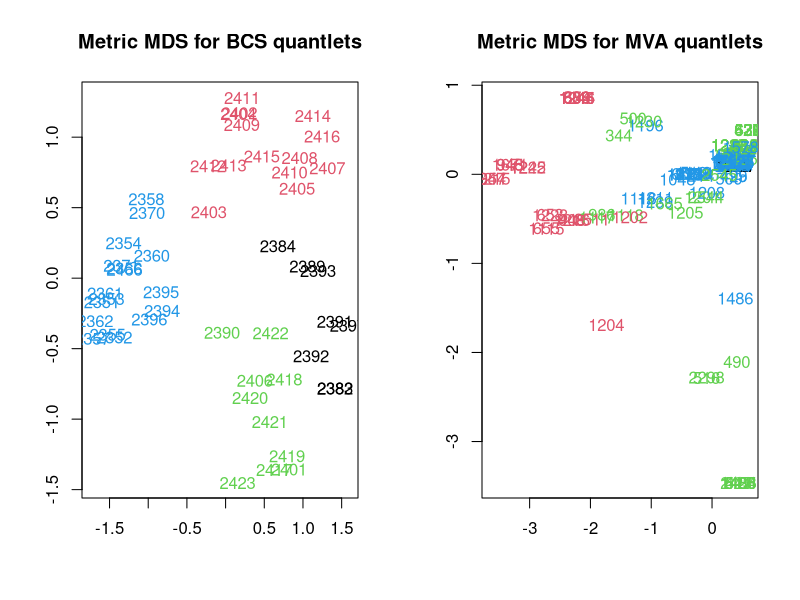

Write R code to recreate this figure.

# clear all variables
rm(list = ls(all = TRUE))
graphics.off()

D         = as.matrix(read.table("export_q_kw_All.dat"))

# take everything but ID
E         = D[, -1]
IDall     = D[, 1]                  # Quantlet IDs 

# transpose and norm to one columnwise, then a column equals the vector representation of a Qlet
norm.E    = apply(t(E), 2, function(v) {
    v/sqrt(sum(v * v))
})
norm.E[is.na(norm.E)] = 0

# cache global Qlet matrix as norm, needed for following transformations
D_global  = norm.E

# read vector matrix from BCS and norm it
D         = as.matrix(read.table("export_q_kw_310.dat"))
E         = D[, -1]                 # extract everything but ID
IDB       = D[, 1]                  # set ID

# transpose and norm to one columnwise, then a column equals the vector representation of a Qlet
norm.E    = apply(t(E), 2, function(v) {
    v/sqrt(sum(v * v))
})
norm.E[is.na(norm.E)] = 0

# transpose the BCS vector representation of the basis model into T model
# (term-term-correlation) one column in D_T_310 is equivalent to the vector
# representation of a Qlet in the T model
D_T_310   = t(D_global) %*% norm.E

# read vector matrix from MVA and norm it
D         = as.matrix(read.table("export_q_kw_141.dat"))
E         = D[, -1]                 # extract everything but ID
IDM       = D[, 1]                  # set ID

# transpose and norm to one columnwise, then a column equals the vector representation of a Qlet
norm.E    = apply(t(E), 2, function(v) {
    v/sqrt(sum(v * v))
})
norm.E[is.na(norm.E)] = 0

# transpose the MVA vector representation of the basis model into T model
# (term-term-correlation) one column in D_T_141 is equivalent to the vector
# representation of a Qlet in the T model
D_T_141   = t(D_global) %*% norm.E

# MDS + kmeans for BCS
set.seed(12345)                     # set pseudo random numbers
d         = dist(t(D_T_310))        # Euclidean norm
clusBCS   = kmeans(d, 4)            # kmeans for 4 clusters/centers
mdsBCS    = cmdscale(d, k = 2)      # mds for 2 dimensions
par(mfrow = c(1, 2))                # set plot for 2 columns

# Plot 1
plot(mdsBCS, type = "n", xlab = "", ylab = "", main = "Metric MDS for BCS quantlets")
text(mdsBCS[, 1], mdsBCS[, 2], IDB, col = clusBCS$cluster)

# MDS + kmeans for MVA
set.seed(12345)                     # set pseudo random numbers
d         = dist(t(D_T_141))
clusMVA   = kmeans(d, 4)
mdsMVA    = cmdscale(d, k = 2)

# Plot 2
plot(mdsMVA, type = "n", xlab = "", ylab = "", main = "Metric MDS for MVA quantlets")
text(mdsMVA[, 1], mdsMVA[, 2], IDM, col = clusMVA$cluster)
